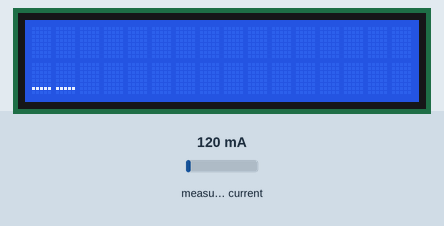
Recording of a sketch running on a simulated ESP32. On the bench: 16×2 character LCD. The test bench sets the inputs (shaded band); at power-on: measured current 120 mA. What the sketch prints to the serial monitor is not drawn.

Above: at 0.1 s.
At 4.3 s:
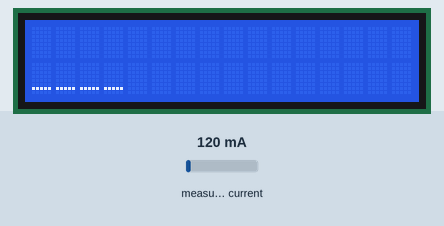
At 8.5 s:
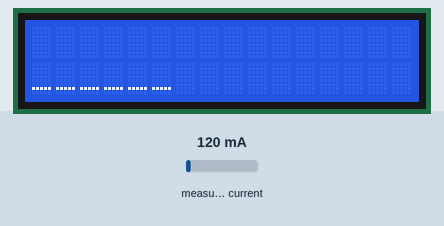
At 19.0 s:
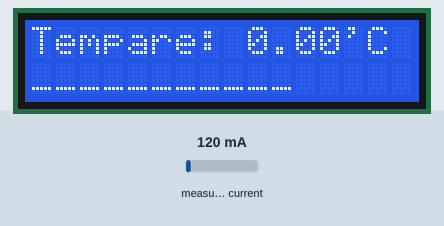
At 27.4 s:
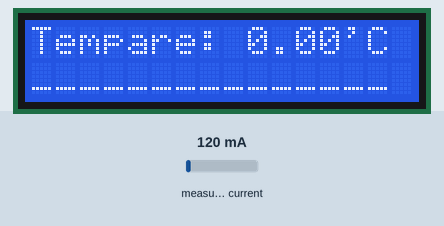
At 37.9 s:
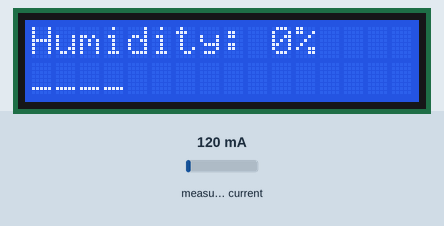

The sketch:

collage_project_arduino_nano_progeamme.ino
```cpp
#include "ACS712.h"
#include <Wire.h>
#include <LiquidCrystal_I2C.h>


// Define ACS712 parameters based on datasheet
#define ACS_PIN A0
#define SUPPLY_VOLTAGE 5.0 // VCC = 5V
#define MAX_ADC_VALUE 1023
#define SENSITIVITY_MV_PER_A 66 // Sensitivity: 66 mV/A for ACS712 30A module

ACS712 ACS(ACS_PIN, SUPPLY_VOLTAGE, MAX_ADC_VALUE, SENSITIVITY_MV_PER_A);
LiquidCrystal_I2C lcd(0x27, 16, 2);  // Set the LCD address and dimensions (16 columns, 2 rows)

int humidity = 0;
float temperature, distance = 0.00, duration = 0.00, waterLevelPer = 0.00, voltage = 0.00, current = 0.00, power = 0.00;

unsigned long previousMillis = 0;  // Variable to store the previous millis value
int counter = 0;  // Initialize counter

void setup() {
  Serial.begin(115200);
  ACS.autoMidPoint();

  lcd.init();                      // Initialize the LCD
  lcd.backlight();                 // Turn on the backlight
}

void loop() {
  loaderCounter();

  measureCurrent();
  readDataFromESP32();
  counterChanger();

  runDisplay();
  // delay(100);
}

void measureCurrent(){
  float average = 0, voltage = 208.00;

  uint32_t start = millis();
  for (int i = 0; i < 100; i++) {
    average += ACS.mA_AC();
  }
  uint32_t duration = millis() - start;

  float mA = average / 100.0;
  current = mA / 1000;

  Serial.print("CURRENT_MA:");
  Serial.println(mA);
}

void counterChanger() {
  unsigned long currentMillis = millis();  // Get the current time

  // Check if 10 seconds have elapsed
  if (currentMillis - previousMillis >= 16000) {
    // Increment the counter
    counter++;

    if (counter > 5) {
      counter = floor(counter % 5);
    }

    previousMillis = currentMillis;
  }

  Serial.print("Counter: ");
  Serial.println(counter);
}

void readDataFromESP32() {
  if (Serial.available() > 0) {
    String data = Serial.readStringUntil('\n');

    // Find the index of the delimiters
    int temperatureIndex = data.indexOf(',');
    int humidityIndex = data.indexOf(',', temperatureIndex + 1);
    int distanceIndex = data.indexOf(',', humidityIndex + 1);
    int waterLevelIndex = data.indexOf(',', distanceIndex + 1);
    int voltageIndex = data.indexOf(',', waterLevelIndex + 1);
    int currentMilliIndex = data.indexOf(',', voltageIndex + 1);
    int currentAmpereIndex = data.indexOf(',', currentMilliIndex + 1);

    // Extract each substring containing the value
    String temperatureStr = data.substring(0, temperatureIndex);
    String humidityStr = data.substring(temperatureIndex + 1, humidityIndex);
    String distanceStr = data.substring(humidityIndex + 1, distanceIndex);
    String waterLevelStr = data.substring(distanceIndex + 1, waterLevelIndex);
    String voltageStr = data.substring(waterLevelIndex + 1, voltageIndex);
    String currentMilliStr = data.substring(voltageIndex + 1, currentMilliIndex);
    String currentAmpereStr = data.substring(currentMilliIndex + 1, currentAmpereIndex);

    // Convert each substring to float
    temperature = temperatureStr.toFloat();
    humidity = humidityStr.toFloat();
    distance = distanceStr.toFloat();
    waterLevelPer = waterLevelStr.toFloat();
    voltage = voltageStr.toFloat();
    float currentMilli = currentMilliStr.toFloat();
    float currentAmpere = currentAmpereStr.toFloat();

    delay(100);  // Delay to display each value for 2 seconds
  }
}

int loader = 1;

void runDisplay(){
  lcd.clear();

  switch (counter) {
    case 1:
      lcd.setCursor(0, 0);
      lcd.print("Tempare: ");
      lcd.print(temperature);
      lcd.print("'C");
      break;

    case 2:
      lcd.setCursor(0, 0);
      lcd.print("Humidity: ");
      lcd.print(humidity);
      lcd.print("%");
      break;

    case 3:
      lcd.setCursor(0, 0);
      lcd.print("Voltage: ");
      lcd.print(voltage);
      lcd.print("V");
      break;

    case 4:
      lcd.setCursor(0, 0);
      lcd.print("Current: ");
      lcd.print(current);
      lcd.print("A");
      break;

    case 5:
      lcd.setCursor(0, 0);
      lcd.print("Water:  ");
      lcd.print(waterLevelPer);
      lcd.print("%");
      break;

    default:
      break;
  }

  // lcd.setCursor(0, 1);
  // lcd.print("     ______     ");
}

void loaderCounter() {
  loader++;
  if (loader > 16) {
    loader = 1;
  }

  lcd.setCursor(0, 1);
  for (int i = 0; i <= 16; i++) { // Changed condition from i >= 16 to i < 16
    if (i < loader) {
      lcd.print("_");
    } else {
      lcd.print(" "); // Print a space if the position is beyond the loader value
    }
  }
  // loader++;
  // delay(300);
}
```

Measured:
- what the display in image 1 shows lasts 2.1 s, from 4.2 s to 6.3 s
